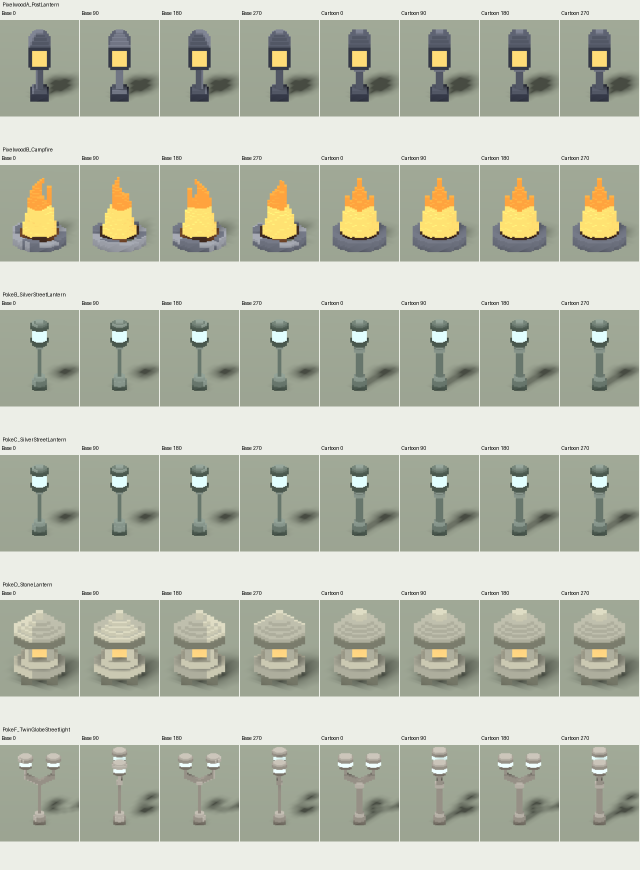
#> input picture MagicaVoxel/Generated/InspirationTerrainBackup/lights/geometry_1.png, 1280 x 1740 px, given in place of PokeF_Codex_LayeredRedOrange.png, which was not available (shown at 1/2 size)
$ python previews.py
#> lines starting #> are read from the running program, lines starting #| are printed output that depends on the picture
from pathlib import Path
from PIL import Image,ImageDraw
import json
HERE=Path(__file__).resolve().parent;ROOT=HERE.parents[1]
m=json.loads((HERE/'manifest.json').read_text());families=m['families']
#> (reads MagicaVoxel/Generated/InspirationTerrainBackup/codex_missed_vegetation/manifest.json from the repository)
styles=['Base','Cartoon','CratePalette','TwoColor','Cartoon_TwoColor','CratePalette_TwoColor','Cartoon_CratePalette_TwoColor']
labels=['Base','Cartoon','Crate palette','Minimal flat','Cartoon + flat','Crate + flat','Cartoon + crate + flat']
def image(path,size):
 im=Image.open(path).convert('RGB');im.thumbnail(size);return im
def folder(f):return ROOT/'output'/Path(f['source']).stem/'lights'
def stem(f,s):return f['name']+('' if s=='Base' else '_'+s)
for f in families:
 support=folder(f);sheet=Image.new('RGB',(1540,630),'#eceee7');d=ImageDraw.Draw(sheet)
#> after `sheet = Image.new('RGB', (1540, 630), '#eceee7')`:
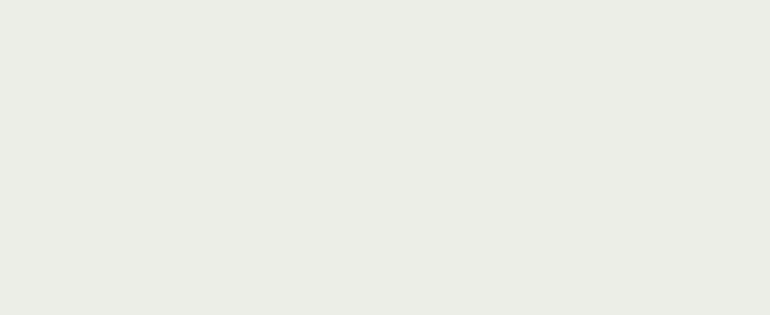
#> sheet: PIL image 1540x630 RGB (shown at 1/2 size); mean R, G, B 236, 238, 231
 d.text((12,10),f['name']+' | day / night | '+str(f['size'])+' voxels',fill='black')
 for i,s in enumerate(styles):
  d.text((i*220+5,35),labels[i],fill='black')
  for j,suffix in enumerate(['','_night']):sheet.paste(image(support/'previews'/(stem(f,s)+suffix+'.png'),(216,280)),(i*220,j*285+55))
#> in image, im is the input picture: PIL image 1280x1740 RGB; mean R, G, B 182.8, 187, 172
#> in image, `im.thumbnail(size)`:
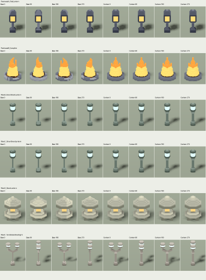
#> im: PIL image 206x280 RGB; mean R, G, B 182.7, 187, 172
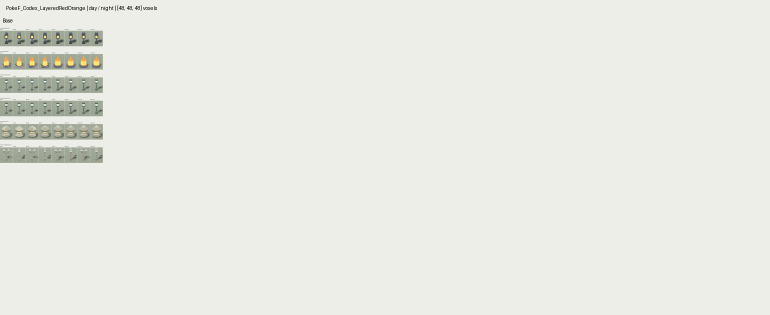
#> sheet: PIL image 1540x630 RGB (shown at 1/2 size); mean R, G, B 232.7, 234.8, 227.3
#> (the run stopped early here; a loop or call above may not have finished)
